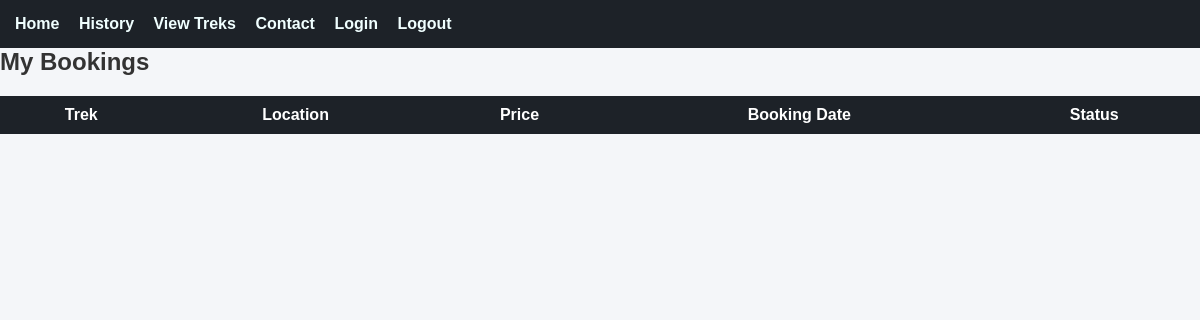
/my_bookings (signed in), run on an earlier commit of the app's database.
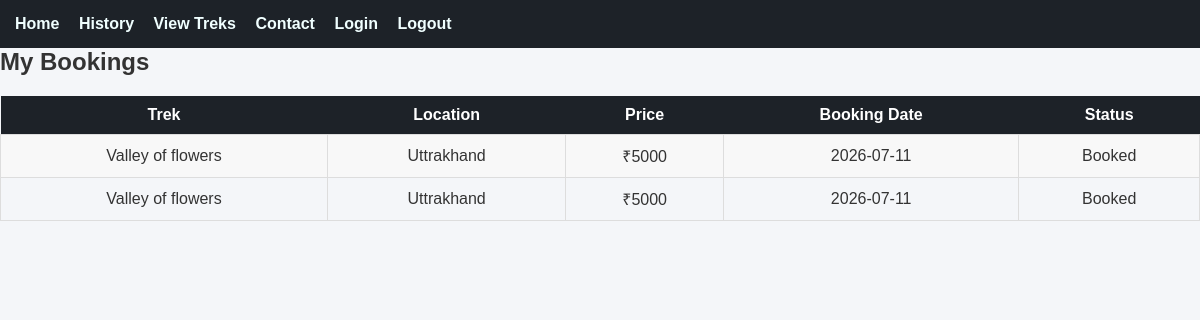
And on a later commit of the database.
### tables this page shows
CREATE TABLE bookings(
                 id INTEGER PRIMARY KEY AUTOINCREMENT,
                user_id INTEGER, 
                 username TEXT NOT NULL,
                 trek_id INTEGER,
                 booking_date DATE ,
                 status TEXT NOT NULL,
                 FOREIGN KEY(trek_id) REFERENCES treks(id),
                 FOREIGN KEY(user_id) REFERENCES users(id)
                 
                 );

CREATE TABLE treks(
                 id INTEGER PRIMARY KEY AUTOINCREMENT,
                 name TEXT NOT NULL,
                 location TEXT NOT NULL,
                 price INTEGER NOT NULL,
                 slots INTEGER NOT NULL,
                 difficulty TEXT NOT NULL,
                 duration INTEGER NOT NULL,
                 status TEXT NOT NULL DEFAULT 'Open',
                 assigned_staffID INTEGER NOT NULL,
                 start_date DATE ,
                 end_date DATE ,
                 description TEXT ,
                 FOREIGN KEY (assigned_staffID) REFERENCES staff(id)
                 );

### app.py (the view)
@app.route("/my_bookings")
def my_bookings():
    if "user" not in session:
        return redirect("/login")
    username = session["user"]
    conn = get_db_connnection()
    bookings = conn.execute("""
    SELECT
        treks.name,
        treks.location,
        treks.price,
        bookings.booking_date,
        bookings.status
    FROM bookings
    JOIN treks
        ON bookings.trek_id = treks.id
    WHERE bookings.username = ?
""", (username,)).fetchall()
    conn.close()
    return render_template("my_bookings.html", bookings=bookings)

### app.py (called while the page is built)
def get_db_connnection():
    conn = sqlite3.connect("database.db")
    conn.row_factory =sqlite3.Row
    return conn

### templates/my_bookings.html
{% extends "base.html" %}
{% block content %}
<h2>My Bookings</h2>
<table>
<tr>
    <th>Trek</th>
    <th>Location</th>
    <th>Price</th>
    <th>Booking Date</th>
    <th>Status</th>
</tr>
{% for booking in bookings %}
<tr>
    <td>{{ booking["name"] }}</td>
    <td>{{ booking["location"] }}</td>
    <td>₹{{ booking["price"] }}</td>
    <td>{{ booking["booking_date"] }}</td>
    <td>{{ booking["status"] }}</td>
</tr>
{% endfor %}
</table>
{% endblock %}

### templates/base.html (shortened to what this page needs)
<!DOCTYPE html>
<html lang="en">
<head>
    <link rel="stylesheet" href="{{ url_for("static", filename='css/style.css') }}">
</head>
<body>
    <nav style="background: #1D2228; padding: 15px;">
        <a href="/" style="color: azure; margin-right: 15px;">Home</a>
        <a href="/my_bookings" style="color: azure; margin-right: 15px;">History</a>
        <a href="/view_treks" style="color: azure; margin-right: 15px;">View Treks</a>
        <a href="/contact" style="color: azure; margin-right: 15px;">Contact</a>
        <a href="/login" style="color: azure; margin-right: 15px;">Login</a>
        <a href="/logout" style="color: azure; margin-right: 15px;">Logout</a>
    </nav>
    {% block content %}
    {% endblock %}
</body>
</html>

### static/css/style.css (style rules this page uses)
* { margin:0; padding:0; box-sizing:border-box; }
body { font-family:Arial, Helvetica, sans-serif; background:#f4f6f9; color:#333; }
nav { background:#1D2228; padding:15px; }
nav a { color:white; text-decoration:none; margin-right:20px; font-weight:bold; }
table { width:100%; border-collapse:collapse; margin-top:20px; }
table th { background:#1D2228; color:white; padding:10px; }
table td { padding:10px; border:1px solid #ddd; text-align:center; }
table tr:nth-child(even) { background:#f8f8f8; }

What changed in the data, as far as the page shows it:
added bookings: name "Valley of flowers", location "Uttrakhand", price "5000", booking_date "2026-07-11", status "Booked"
added bookings: name "Valley of flowers", location "Uttrakhand", price "5000", booking_date "2026-07-11", status "Booked"
